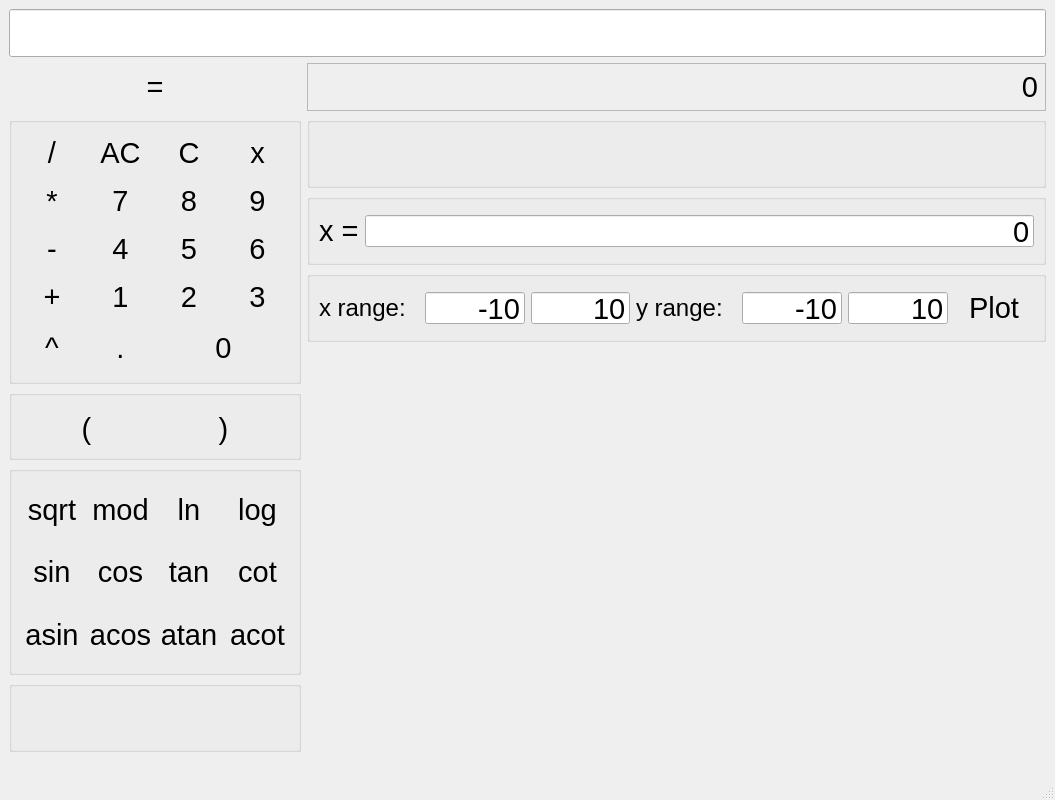
<?xml version="1.0" encoding="UTF-8"?>
<ui version="4.0">
 <class>MainWindow</class>
 <widget class="QMainWindow" name="MainWindow">
  <property name="geometry">
   <rect>
    <x>0</x>
    <y>0</y>
    <width>1055</width>
    <height>800</height>
   </rect>
  </property>
  <property name="minimumSize">
   <size>
    <width>626</width>
    <height>800</height>
   </size>
  </property>
  <property name="font">
   <font>
    <pointsize>22</pointsize>
   </font>
  </property>
  <property name="windowTitle">
   <string>SmartCalc v2.0</string>
  </property>
  <widget class="QWidget" name="centralwidget">
   <layout class="QGridLayout" name="gridLayout_2">
    <item row="1" column="0">
     <widget class="QPushButton" name="button_eq_2">
      <property name="sizePolicy">
       <sizepolicy hsizetype="Preferred" vsizetype="Fixed">
        <horstretch>0</horstretch>
        <verstretch>0</verstretch>
       </sizepolicy>
      </property>
      <property name="minimumSize">
       <size>
        <width>32</width>
        <height>48</height>
       </size>
      </property>
      <property name="text">
       <string>=</string>
      </property>
      <property name="flat">
       <bool>true</bool>
      </property>
     </widget>
    </item>
    <item row="1" column="1" colspan="3">
     <widget class="QLabel" name="label_output">
      <property name="sizePolicy">
       <sizepolicy hsizetype="Preferred" vsizetype="Fixed">
        <horstretch>0</horstretch>
        <verstretch>0</verstretch>
       </sizepolicy>
      </property>
      <property name="minimumSize">
       <size>
        <width>100</width>
        <height>48</height>
       </size>
      </property>
      <property name="frameShape">
       <enum>QFrame::StyledPanel</enum>
      </property>
      <property name="frameShadow">
       <enum>QFrame::Plain</enum>
      </property>
      <property name="text">
       <string>0</string>
      </property>
      <property name="alignment">
       <set>Qt::AlignRight|Qt::AlignTrailing|Qt::AlignVCenter</set>
      </property>
     </widget>
    </item>
    <item row="10" column="0">
     <widget class="QGroupBox" name="Functions">
      <property name="sizePolicy">
       <sizepolicy hsizetype="Expanding" vsizetype="Expanding">
        <horstretch>0</horstretch>
        <verstretch>0</verstretch>
       </sizepolicy>
      </property>
      <property name="minimumSize">
       <size>
        <width>152</width>
        <height>162</height>
       </size>
      </property>
      <property name="title">
       <string/>
      </property>
      <layout class="QGridLayout" name="grid_func">
       <item row="2" column="0">
        <widget class="QPushButton" name="button_sin">
         <property name="sizePolicy">
          <sizepolicy hsizetype="Minimum" vsizetype="Expanding">
           <horstretch>0</horstretch>
           <verstretch>0</verstretch>
          </sizepolicy>
         </property>
         <property name="minimumSize">
          <size>
           <width>60</width>
           <height>48</height>
          </size>
         </property>
         <property name="text">
          <string>sin</string>
         </property>
         <property name="flat">
          <bool>true</bool>
         </property>
        </widget>
       </item>
       <item row="0" column="1">
        <widget class="QPushButton" name="button_mod">
         <property name="sizePolicy">
          <sizepolicy hsizetype="Minimum" vsizetype="Expanding">
           <horstretch>0</horstretch>
           <verstretch>0</verstretch>
          </sizepolicy>
         </property>
         <property name="minimumSize">
          <size>
           <width>58</width>
           <height>48</height>
          </size>
         </property>
         <property name="text">
          <string>mod</string>
         </property>
         <property name="flat">
          <bool>true</bool>
         </property>
        </widget>
       </item>
       <item row="2" column="1">
        <widget class="QPushButton" name="button_cos">
         <property name="sizePolicy">
          <sizepolicy hsizetype="Minimum" vsizetype="Expanding">
           <horstretch>0</horstretch>
           <verstretch>0</verstretch>
          </sizepolicy>
         </property>
         <property name="minimumSize">
          <size>
           <width>60</width>
           <height>48</height>
          </size>
         </property>
         <property name="text">
          <string>cos</string>
         </property>
         <property name="flat">
          <bool>true</bool>
         </property>
        </widget>
       </item>
       <item row="3" column="0">
        <widget class="QPushButton" name="button_asin">
         <property name="sizePolicy">
          <sizepolicy hsizetype="Minimum" vsizetype="Expanding">
           <horstretch>0</horstretch>
           <verstretch>0</verstretch>
          </sizepolicy>
         </property>
         <property name="minimumSize">
          <size>
           <width>60</width>
           <height>48</height>
          </size>
         </property>
         <property name="text">
          <string>asin</string>
         </property>
         <property name="flat">
          <bool>true</bool>
         </property>
        </widget>
       </item>
       <item row="3" column="1">
        <widget class="QPushButton" name="button_acos">
         <property name="sizePolicy">
          <sizepolicy hsizetype="Minimum" vsizetype="Expanding">
           <horstretch>0</horstretch>
           <verstretch>0</verstretch>
          </sizepolicy>
         </property>
         <property name="minimumSize">
          <size>
           <width>60</width>
           <height>48</height>
          </size>
         </property>
         <property name="text">
          <string>acos</string>
         </property>
         <property name="flat">
          <bool>true</bool>
         </property>
        </widget>
       </item>
       <item row="2" column="3">
        <widget class="QPushButton" name="button_cot">
         <property name="sizePolicy">
          <sizepolicy hsizetype="Minimum" vsizetype="Expanding">
           <horstretch>0</horstretch>
           <verstretch>0</verstretch>
          </sizepolicy>
         </property>
         <property name="minimumSize">
          <size>
           <width>60</width>
           <height>48</height>
          </size>
         </property>
         <property name="text">
          <string>cot</string>
         </property>
         <property name="flat">
          <bool>true</bool>
         </property>
        </widget>
       </item>
       <item row="2" column="2">
        <widget class="QPushButton" name="button_tan">
         <property name="sizePolicy">
          <sizepolicy hsizetype="Minimum" vsizetype="Expanding">
           <horstretch>0</horstretch>
           <verstretch>0</verstretch>
          </sizepolicy>
         </property>
         <property name="minimumSize">
          <size>
           <width>60</width>
           <height>48</height>
          </size>
         </property>
         <property name="text">
          <string>tan</string>
         </property>
         <property name="flat">
          <bool>true</bool>
         </property>
        </widget>
       </item>
       <item row="0" column="0">
        <widget class="QPushButton" name="button_sqrt">
         <property name="sizePolicy">
          <sizepolicy hsizetype="Minimum" vsizetype="Expanding">
           <horstretch>0</horstretch>
           <verstretch>0</verstretch>
          </sizepolicy>
         </property>
         <property name="minimumSize">
          <size>
           <width>58</width>
           <height>48</height>
          </size>
         </property>
         <property name="text">
          <string>sqrt</string>
         </property>
         <property name="flat">
          <bool>true</bool>
         </property>
        </widget>
       </item>
       <item row="0" column="3">
        <widget class="QPushButton" name="button_log">
         <property name="sizePolicy">
          <sizepolicy hsizetype="Minimum" vsizetype="Expanding">
           <horstretch>0</horstretch>
           <verstretch>0</verstretch>
          </sizepolicy>
         </property>
         <property name="minimumSize">
          <size>
           <width>60</width>
           <height>48</height>
          </size>
         </property>
         <property name="text">
          <string>log</string>
         </property>
         <property name="flat">
          <bool>true</bool>
         </property>
        </widget>
       </item>
       <item row="0" column="2">
        <widget class="QPushButton" name="button_ln">
         <property name="sizePolicy">
          <sizepolicy hsizetype="Minimum" vsizetype="Expanding">
           <horstretch>0</horstretch>
           <verstretch>0</verstretch>
          </sizepolicy>
         </property>
         <property name="minimumSize">
          <size>
           <width>58</width>
           <height>48</height>
          </size>
         </property>
         <property name="text">
          <string>ln</string>
         </property>
         <property name="flat">
          <bool>true</bool>
         </property>
        </widget>
       </item>
       <item row="3" column="2">
        <widget class="QPushButton" name="button_atan">
         <property name="sizePolicy">
          <sizepolicy hsizetype="Minimum" vsizetype="Expanding">
           <horstretch>0</horstretch>
           <verstretch>0</verstretch>
          </sizepolicy>
         </property>
         <property name="minimumSize">
          <size>
           <width>60</width>
           <height>48</height>
          </size>
         </property>
         <property name="text">
          <string>atan</string>
         </property>
         <property name="flat">
          <bool>true</bool>
         </property>
        </widget>
       </item>
       <item row="3" column="3">
        <widget class="QPushButton" name="button_acot">
         <property name="sizePolicy">
          <sizepolicy hsizetype="Minimum" vsizetype="Expanding">
           <horstretch>0</horstretch>
           <verstretch>0</verstretch>
          </sizepolicy>
         </property>
         <property name="minimumSize">
          <size>
           <width>60</width>
           <height>48</height>
          </size>
         </property>
         <property name="text">
          <string>acot</string>
         </property>
         <property name="flat">
          <bool>true</bool>
         </property>
        </widget>
       </item>
      </layout>
     </widget>
    </item>
    <item row="9" column="0">
     <widget class="QGroupBox" name="Brackets">
      <property name="sizePolicy">
       <sizepolicy hsizetype="Preferred" vsizetype="Fixed">
        <horstretch>0</horstretch>
        <verstretch>0</verstretch>
       </sizepolicy>
      </property>
      <property name="minimumSize">
       <size>
        <width>169</width>
        <height>70</height>
       </size>
      </property>
      <property name="maximumSize">
       <size>
        <width>16777215</width>
        <height>70</height>
       </size>
      </property>
      <property name="title">
       <string/>
      </property>
      <layout class="QGridLayout" name="gridLayout_3">
       <item row="0" column="1">
        <widget class="QPushButton" name="button_bropen">
         <property name="minimumSize">
          <size>
           <width>48</width>
           <height>48</height>
          </size>
         </property>
         <property name="text">
          <string>(</string>
         </property>
         <property name="flat">
          <bool>true</bool>
         </property>
        </widget>
       </item>
       <item row="0" column="2">
        <widget class="QPushButton" name="button_brclose">
         <property name="minimumSize">
          <size>
           <width>48</width>
           <height>48</height>
          </size>
         </property>
         <property name="text">
          <string>)</string>
         </property>
         <property name="flat">
          <bool>true</bool>
         </property>
        </widget>
       </item>
      </layout>
     </widget>
    </item>
    <item row="5" column="1" colspan="3">
     <widget class="QGroupBox" name="Argument">
      <property name="sizePolicy">
       <sizepolicy hsizetype="Expanding" vsizetype="Fixed">
        <horstretch>0</horstretch>
        <verstretch>0</verstretch>
       </sizepolicy>
      </property>
      <property name="minimumSize">
       <size>
        <width>152</width>
        <height>48</height>
       </size>
      </property>
      <property name="title">
       <string/>
      </property>
      <layout class="QGridLayout" name="gridLayout_4">
       <item row="0" column="1">
        <widget class="QLineEdit" name="input_x">
         <property name="sizePolicy">
          <sizepolicy hsizetype="Expanding" vsizetype="Expanding">
           <horstretch>0</horstretch>
           <verstretch>0</verstretch>
          </sizepolicy>
         </property>
         <property name="minimumSize">
          <size>
           <width>64</width>
           <height>32</height>
          </size>
         </property>
         <property name="maximumSize">
          <size>
           <width>16777215</width>
           <height>32</height>
          </size>
         </property>
         <property name="text">
          <string>0</string>
         </property>
         <property name="alignment">
          <set>Qt::AlignRight|Qt::AlignTrailing|Qt::AlignVCenter</set>
         </property>
        </widget>
       </item>
       <item row="0" column="0">
        <widget class="QLabel" name="label_x">
         <property name="sizePolicy">
          <sizepolicy hsizetype="Preferred" vsizetype="Expanding">
           <horstretch>0</horstretch>
           <verstretch>0</verstretch>
          </sizepolicy>
         </property>
         <property name="minimumSize">
          <size>
           <width>32</width>
           <height>32</height>
          </size>
         </property>
         <property name="text">
          <string>x =</string>
         </property>
        </widget>
       </item>
      </layout>
     </widget>
    </item>
    <item row="4" column="0" rowspan="5">
     <widget class="QGroupBox" name="Buttons">
      <property name="sizePolicy">
       <sizepolicy hsizetype="Expanding" vsizetype="Expanding">
        <horstretch>0</horstretch>
        <verstretch>0</verstretch>
       </sizepolicy>
      </property>
      <property name="minimumSize">
       <size>
        <width>252</width>
        <height>262</height>
       </size>
      </property>
      <property name="title">
       <string/>
      </property>
      <layout class="QGridLayout" name="grid_buttons">
       <item row="0" column="2">
        <widget class="QPushButton" name="button_del">
         <property name="sizePolicy">
          <sizepolicy hsizetype="Minimum" vsizetype="Expanding">
           <horstretch>0</horstretch>
           <verstretch>0</verstretch>
          </sizepolicy>
         </property>
         <property name="minimumSize">
          <size>
           <width>32</width>
           <height>32</height>
          </size>
         </property>
         <property name="font">
          <font>
           <pointsize>22</pointsize>
           <italic>false</italic>
          </font>
         </property>
         <property name="text">
          <string>C</string>
         </property>
         <property name="flat">
          <bool>true</bool>
         </property>
        </widget>
       </item>
       <item row="1" column="3">
        <widget class="QPushButton" name="button_9">
         <property name="sizePolicy">
          <sizepolicy hsizetype="Minimum" vsizetype="Expanding">
           <horstretch>0</horstretch>
           <verstretch>0</verstretch>
          </sizepolicy>
         </property>
         <property name="minimumSize">
          <size>
           <width>32</width>
           <height>32</height>
          </size>
         </property>
         <property name="font">
          <font>
           <pointsize>22</pointsize>
           <italic>false</italic>
          </font>
         </property>
         <property name="text">
          <string>9</string>
         </property>
         <property name="flat">
          <bool>true</bool>
         </property>
        </widget>
       </item>
       <item row="2" column="1">
        <widget class="QPushButton" name="button_4">
         <property name="sizePolicy">
          <sizepolicy hsizetype="Minimum" vsizetype="Expanding">
           <horstretch>0</horstretch>
           <verstretch>0</verstretch>
          </sizepolicy>
         </property>
         <property name="minimumSize">
          <size>
           <width>32</width>
           <height>32</height>
          </size>
         </property>
         <property name="font">
          <font>
           <pointsize>22</pointsize>
           <italic>false</italic>
          </font>
         </property>
         <property name="text">
          <string>4</string>
         </property>
         <property name="flat">
          <bool>true</bool>
         </property>
        </widget>
       </item>
       <item row="3" column="1">
        <widget class="QPushButton" name="button_1">
         <property name="sizePolicy">
          <sizepolicy hsizetype="Minimum" vsizetype="Expanding">
           <horstretch>0</horstretch>
           <verstretch>0</verstretch>
          </sizepolicy>
         </property>
         <property name="minimumSize">
          <size>
           <width>32</width>
           <height>32</height>
          </size>
         </property>
         <property name="font">
          <font>
           <pointsize>22</pointsize>
           <italic>false</italic>
          </font>
         </property>
         <property name="text">
          <string>1</string>
         </property>
         <property name="flat">
          <bool>true</bool>
         </property>
        </widget>
       </item>
       <item row="0" column="1">
        <widget class="QPushButton" name="button_ac">
         <property name="sizePolicy">
          <sizepolicy hsizetype="Minimum" vsizetype="Expanding">
           <horstretch>0</horstretch>
           <verstretch>0</verstretch>
          </sizepolicy>
         </property>
         <property name="minimumSize">
          <size>
           <width>32</width>
           <height>32</height>
          </size>
         </property>
         <property name="font">
          <font>
           <pointsize>22</pointsize>
           <italic>false</italic>
          </font>
         </property>
         <property name="text">
          <string>AC</string>
         </property>
         <property name="flat">
          <bool>true</bool>
         </property>
        </widget>
       </item>
       <item row="3" column="0">
        <widget class="QPushButton" name="button_plus">
         <property name="sizePolicy">
          <sizepolicy hsizetype="Minimum" vsizetype="Expanding">
           <horstretch>0</horstretch>
           <verstretch>0</verstretch>
          </sizepolicy>
         </property>
         <property name="minimumSize">
          <size>
           <width>32</width>
           <height>32</height>
          </size>
         </property>
         <property name="font">
          <font>
           <pointsize>22</pointsize>
           <italic>false</italic>
          </font>
         </property>
         <property name="text">
          <string>+</string>
         </property>
         <property name="flat">
          <bool>true</bool>
         </property>
        </widget>
       </item>
       <item row="4" column="1">
        <widget class="QPushButton" name="button_flpoint">
         <property name="sizePolicy">
          <sizepolicy hsizetype="Minimum" vsizetype="Expanding">
           <horstretch>0</horstretch>
           <verstretch>0</verstretch>
          </sizepolicy>
         </property>
         <property name="minimumSize">
          <size>
           <width>32</width>
           <height>32</height>
          </size>
         </property>
         <property name="font">
          <font>
           <pointsize>22</pointsize>
           <italic>false</italic>
          </font>
         </property>
         <property name="text">
          <string>.</string>
         </property>
         <property name="flat">
          <bool>true</bool>
         </property>
        </widget>
       </item>
       <item row="3" column="3">
        <widget class="QPushButton" name="button_3">
         <property name="sizePolicy">
          <sizepolicy hsizetype="Minimum" vsizetype="Expanding">
           <horstretch>0</horstretch>
           <verstretch>0</verstretch>
          </sizepolicy>
         </property>
         <property name="minimumSize">
          <size>
           <width>32</width>
           <height>32</height>
          </size>
         </property>
         <property name="font">
          <font>
           <pointsize>22</pointsize>
           <italic>false</italic>
          </font>
         </property>
         <property name="text">
          <string>3</string>
         </property>
         <property name="flat">
          <bool>true</bool>
         </property>
        </widget>
       </item>
       <item row="4" column="0">
        <widget class="QPushButton" name="button_pow">
         <property name="sizePolicy">
          <sizepolicy hsizetype="Minimum" vsizetype="Expanding">
           <horstretch>0</horstretch>
           <verstretch>0</verstretch>
          </sizepolicy>
         </property>
         <property name="minimumSize">
          <size>
           <width>32</width>
           <height>32</height>
          </size>
         </property>
         <property name="font">
          <font>
           <pointsize>22</pointsize>
           <italic>false</italic>
          </font>
         </property>
         <property name="text">
          <string>^</string>
         </property>
         <property name="flat">
          <bool>true</bool>
         </property>
        </widget>
       </item>
       <item row="4" column="2" colspan="2">
        <widget class="QPushButton" name="button_0">
         <property name="sizePolicy">
          <sizepolicy hsizetype="Minimum" vsizetype="Expanding">
           <horstretch>0</horstretch>
           <verstretch>0</verstretch>
          </sizepolicy>
         </property>
         <property name="minimumSize">
          <size>
           <width>108</width>
           <height>48</height>
          </size>
         </property>
         <property name="font">
          <font>
           <pointsize>22</pointsize>
           <italic>false</italic>
          </font>
         </property>
         <property name="text">
          <string>0</string>
         </property>
         <property name="flat">
          <bool>true</bool>
         </property>
        </widget>
       </item>
       <item row="1" column="1">
        <widget class="QPushButton" name="button_7">
         <property name="sizePolicy">
          <sizepolicy hsizetype="Minimum" vsizetype="Expanding">
           <horstretch>0</horstretch>
           <verstretch>0</verstretch>
          </sizepolicy>
         </property>
         <property name="minimumSize">
          <size>
           <width>32</width>
           <height>32</height>
          </size>
         </property>
         <property name="font">
          <font>
           <pointsize>22</pointsize>
           <italic>false</italic>
          </font>
         </property>
         <property name="text">
          <string>7</string>
         </property>
         <property name="flat">
          <bool>true</bool>
         </property>
        </widget>
       </item>
       <item row="2" column="2">
        <widget class="QPushButton" name="button_5">
         <property name="sizePolicy">
          <sizepolicy hsizetype="Minimum" vsizetype="Expanding">
           <horstretch>0</horstretch>
           <verstretch>0</verstretch>
          </sizepolicy>
         </property>
         <property name="minimumSize">
          <size>
           <width>32</width>
           <height>32</height>
          </size>
         </property>
         <property name="font">
          <font>
           <pointsize>22</pointsize>
           <italic>false</italic>
          </font>
         </property>
         <property name="text">
          <string>5</string>
         </property>
         <property name="flat">
          <bool>true</bool>
         </property>
        </widget>
       </item>
       <item row="1" column="2">
        <widget class="QPushButton" name="button_8">
         <property name="sizePolicy">
          <sizepolicy hsizetype="Minimum" vsizetype="Expanding">
           <horstretch>0</horstretch>
           <verstretch>0</verstretch>
          </sizepolicy>
         </property>
         <property name="minimumSize">
          <size>
           <width>32</width>
           <height>32</height>
          </size>
         </property>
         <property name="font">
          <font>
           <pointsize>22</pointsize>
           <italic>false</italic>
          </font>
         </property>
         <property name="text">
          <string>8</string>
         </property>
         <property name="flat">
          <bool>true</bool>
         </property>
        </widget>
       </item>
       <item row="1" column="0">
        <widget class="QPushButton" name="button_mul">
         <property name="sizePolicy">
          <sizepolicy hsizetype="Minimum" vsizetype="Expanding">
           <horstretch>0</horstretch>
           <verstretch>0</verstretch>
          </sizepolicy>
         </property>
         <property name="minimumSize">
          <size>
           <width>32</width>
           <height>32</height>
          </size>
         </property>
         <property name="font">
          <font>
           <pointsize>22</pointsize>
           <italic>false</italic>
          </font>
         </property>
         <property name="text">
          <string>*</string>
         </property>
         <property name="flat">
          <bool>true</bool>
         </property>
        </widget>
       </item>
       <item row="0" column="0">
        <widget class="QPushButton" name="button_div">
         <property name="sizePolicy">
          <sizepolicy hsizetype="Minimum" vsizetype="Expanding">
           <horstretch>0</horstretch>
           <verstretch>0</verstretch>
          </sizepolicy>
         </property>
         <property name="minimumSize">
          <size>
           <width>32</width>
           <height>32</height>
          </size>
         </property>
         <property name="font">
          <font>
           <pointsize>22</pointsize>
           <italic>false</italic>
          </font>
         </property>
         <property name="text">
          <string>/</string>
         </property>
         <property name="flat">
          <bool>true</bool>
         </property>
        </widget>
       </item>
       <item row="2" column="0">
        <widget class="QPushButton" name="button_minus">
         <property name="sizePolicy">
          <sizepolicy hsizetype="Minimum" vsizetype="Expanding">
           <horstretch>0</horstretch>
           <verstretch>0</verstretch>
          </sizepolicy>
         </property>
         <property name="minimumSize">
          <size>
           <width>32</width>
           <height>32</height>
          </size>
         </property>
         <property name="font">
          <font>
           <pointsize>22</pointsize>
           <italic>false</italic>
          </font>
         </property>
         <property name="text">
          <string>-</string>
         </property>
         <property name="flat">
          <bool>true</bool>
         </property>
        </widget>
       </item>
       <item row="3" column="2">
        <widget class="QPushButton" name="button_2">
         <property name="sizePolicy">
          <sizepolicy hsizetype="Minimum" vsizetype="Expanding">
           <horstretch>0</horstretch>
           <verstretch>0</verstretch>
          </sizepolicy>
         </property>
         <property name="minimumSize">
          <size>
           <width>32</width>
           <height>32</height>
          </size>
         </property>
         <property name="font">
          <font>
           <pointsize>22</pointsize>
           <italic>false</italic>
          </font>
         </property>
         <property name="text">
          <string>2</string>
         </property>
         <property name="flat">
          <bool>true</bool>
         </property>
        </widget>
       </item>
       <item row="2" column="3">
        <widget class="QPushButton" name="button_6">
         <property name="sizePolicy">
          <sizepolicy hsizetype="Minimum" vsizetype="Expanding">
           <horstretch>0</horstretch>
           <verstretch>0</verstretch>
          </sizepolicy>
         </property>
         <property name="minimumSize">
          <size>
           <width>32</width>
           <height>32</height>
          </size>
         </property>
         <property name="font">
          <font>
           <pointsize>22</pointsize>
           <italic>false</italic>
          </font>
         </property>
         <property name="text">
          <string>6</string>
         </property>
         <property name="flat">
          <bool>true</bool>
         </property>
        </widget>
       </item>
       <item row="0" column="3">
        <widget class="QPushButton" name="button_x">
         <property name="sizePolicy">
          <sizepolicy hsizetype="Minimum" vsizetype="Expanding">
           <horstretch>0</horstretch>
           <verstretch>0</verstretch>
          </sizepolicy>
         </property>
         <property name="minimumSize">
          <size>
           <width>32</width>
           <height>32</height>
          </size>
         </property>
         <property name="font">
          <font>
           <pointsize>22</pointsize>
           <italic>false</italic>
          </font>
         </property>
         <property name="text">
          <string>x</string>
         </property>
         <property name="flat">
          <bool>true</bool>
         </property>
        </widget>
       </item>
      </layout>
     </widget>
    </item>
    <item row="4" column="1" colspan="3">
     <widget class="QGroupBox" name="Message">
      <property name="sizePolicy">
       <sizepolicy hsizetype="Expanding" vsizetype="Fixed">
        <horstretch>0</horstretch>
        <verstretch>0</verstretch>
       </sizepolicy>
      </property>
      <property name="minimumSize">
       <size>
        <width>0</width>
        <height>48</height>
       </size>
      </property>
      <property name="title">
       <string/>
      </property>
      <layout class="QGridLayout" name="grid_msg">
       <property name="leftMargin">
        <number>9</number>
       </property>
       <property name="topMargin">
        <number>9</number>
       </property>
       <item row="0" column="0">
        <widget class="QLabel" name="label_msg">
         <property name="sizePolicy">
          <sizepolicy hsizetype="Expanding" vsizetype="Expanding">
           <horstretch>0</horstretch>
           <verstretch>0</verstretch>
          </sizepolicy>
         </property>
         <property name="minimumSize">
          <size>
           <width>100</width>
           <height>32</height>
          </size>
         </property>
         <property name="font">
          <font>
           <pointsize>18</pointsize>
          </font>
         </property>
         <property name="text">
          <string/>
         </property>
        </widget>
       </item>
      </layout>
     </widget>
    </item>
    <item row="0" column="0" colspan="4">
     <widget class="QLineEdit" name="edit_input">
      <property name="sizePolicy">
       <sizepolicy hsizetype="Expanding" vsizetype="Fixed">
        <horstretch>0</horstretch>
        <verstretch>0</verstretch>
       </sizepolicy>
      </property>
      <property name="minimumSize">
       <size>
        <width>450</width>
        <height>48</height>
       </size>
      </property>
      <property name="alignment">
       <set>Qt::AlignRight|Qt::AlignTrailing|Qt::AlignVCenter</set>
      </property>
     </widget>
    </item>
    <item row="6" column="1" colspan="3">
     <widget class="QGroupBox" name="Plot_Field">
      <property name="sizePolicy">
       <sizepolicy hsizetype="Expanding" vsizetype="Fixed">
        <horstretch>0</horstretch>
        <verstretch>0</verstretch>
       </sizepolicy>
      </property>
      <property name="minimumSize">
       <size>
        <width>590</width>
        <height>58</height>
       </size>
      </property>
      <property name="title">
       <string/>
      </property>
      <layout class="QGridLayout" name="grid_plot_field">
       <item row="0" column="1">
        <widget class="QLineEdit" name="input_xl">
         <property name="sizePolicy">
          <sizepolicy hsizetype="Expanding" vsizetype="Fixed">
           <horstretch>0</horstretch>
           <verstretch>0</verstretch>
          </sizepolicy>
         </property>
         <property name="minimumSize">
          <size>
           <width>40</width>
           <height>32</height>
          </size>
         </property>
         <property name="maximumSize">
          <size>
           <width>16777215</width>
           <height>32</height>
          </size>
         </property>
         <property name="text">
          <string>-10</string>
         </property>
         <property name="alignment">
          <set>Qt::AlignRight|Qt::AlignTrailing|Qt::AlignVCenter</set>
         </property>
        </widget>
       </item>
       <item row="0" column="4">
        <widget class="QLineEdit" name="input_yl">
         <property name="sizePolicy">
          <sizepolicy hsizetype="Expanding" vsizetype="Fixed">
           <horstretch>0</horstretch>
           <verstretch>0</verstretch>
          </sizepolicy>
         </property>
         <property name="minimumSize">
          <size>
           <width>40</width>
           <height>32</height>
          </size>
         </property>
         <property name="maximumSize">
          <size>
           <width>16777215</width>
           <height>32</height>
          </size>
         </property>
         <property name="text">
          <string>-10</string>
         </property>
         <property name="alignment">
          <set>Qt::AlignRight|Qt::AlignTrailing|Qt::AlignVCenter</set>
         </property>
        </widget>
       </item>
       <item row="0" column="6">
        <widget class="QPushButton" name="button_plot">
         <property name="sizePolicy">
          <sizepolicy hsizetype="Expanding" vsizetype="Fixed">
           <horstretch>0</horstretch>
           <verstretch>0</verstretch>
          </sizepolicy>
         </property>
         <property name="minimumSize">
          <size>
           <width>80</width>
           <height>32</height>
          </size>
         </property>
         <property name="text">
          <string>Plot</string>
         </property>
         <property name="flat">
          <bool>true</bool>
         </property>
        </widget>
       </item>
       <item row="0" column="3">
        <widget class="QLabel" name="label_y_ran">
         <property name="sizePolicy">
          <sizepolicy hsizetype="Fixed" vsizetype="Expanding">
           <horstretch>0</horstretch>
           <verstretch>0</verstretch>
          </sizepolicy>
         </property>
         <property name="minimumSize">
          <size>
           <width>100</width>
           <height>32</height>
          </size>
         </property>
         <property name="font">
          <font>
           <pointsize>18</pointsize>
          </font>
         </property>
         <property name="text">
          <string>y range:</string>
         </property>
        </widget>
       </item>
       <item row="0" column="5">
        <widget class="QLineEdit" name="input_yr">
         <property name="sizePolicy">
          <sizepolicy hsizetype="Expanding" vsizetype="Fixed">
           <horstretch>0</horstretch>
           <verstretch>0</verstretch>
          </sizepolicy>
         </property>
         <property name="minimumSize">
          <size>
           <width>40</width>
           <height>32</height>
          </size>
         </property>
         <property name="maximumSize">
          <size>
           <width>16777215</width>
           <height>32</height>
          </size>
         </property>
         <property name="text">
          <string>10</string>
         </property>
         <property name="alignment">
          <set>Qt::AlignRight|Qt::AlignTrailing|Qt::AlignVCenter</set>
         </property>
        </widget>
       </item>
       <item row="0" column="2">
        <widget class="QLineEdit" name="input_xr">
         <property name="sizePolicy">
          <sizepolicy hsizetype="Expanding" vsizetype="Fixed">
           <horstretch>0</horstretch>
           <verstretch>0</verstretch>
          </sizepolicy>
         </property>
         <property name="minimumSize">
          <size>
           <width>40</width>
           <height>32</height>
          </size>
         </property>
         <property name="maximumSize">
          <size>
           <width>16777215</width>
           <height>32</height>
          </size>
         </property>
         <property name="text">
          <string>10</string>
         </property>
         <property name="alignment">
          <set>Qt::AlignRight|Qt::AlignTrailing|Qt::AlignVCenter</set>
         </property>
        </widget>
       </item>
       <item row="0" column="0">
        <widget class="QLabel" name="label_x_ran">
         <property name="sizePolicy">
          <sizepolicy hsizetype="Fixed" vsizetype="Expanding">
           <horstretch>0</horstretch>
           <verstretch>0</verstretch>
          </sizepolicy>
         </property>
         <property name="minimumSize">
          <size>
           <width>100</width>
           <height>32</height>
          </size>
         </property>
         <property name="font">
          <font>
           <pointsize>18</pointsize>
          </font>
         </property>
         <property name="text">
          <string>x range:</string>
         </property>
        </widget>
       </item>
      </layout>
     </widget>
    </item>
    <item row="7" column="1" rowspan="6" colspan="3">
     <widget class="QCustomPlot" name="plot" native="true">
      <property name="sizePolicy">
       <sizepolicy hsizetype="Preferred" vsizetype="Expanding">
        <horstretch>0</horstretch>
        <verstretch>0</verstretch>
       </sizepolicy>
      </property>
      <property name="minimumSize">
       <size>
        <width>591</width>
        <height>280</height>
       </size>
      </property>
     </widget>
    </item>
    <item row="11" column="0" rowspan="2">
     <widget class="QGroupBox" name="Space">
      <property name="sizePolicy">
       <sizepolicy hsizetype="Expanding" vsizetype="Expanding">
        <horstretch>0</horstretch>
        <verstretch>0</verstretch>
       </sizepolicy>
      </property>
      <property name="minimumSize">
       <size>
        <width>162</width>
        <height>20</height>
       </size>
      </property>
      <property name="title">
       <string/>
      </property>
      <property name="alignment">
       <set>Qt::AlignBottom|Qt::AlignLeading|Qt::AlignLeft</set>
      </property>
      <layout class="QGridLayout" name="gridLayout"/>
     </widget>
    </item>
   </layout>
  </widget>
  <widget class="QMenuBar" name="menubar">
   <property name="geometry">
    <rect>
     <x>0</x>
     <y>0</y>
     <width>1055</width>
     <height>22</height>
    </rect>
   </property>
  </widget>
  <widget class="QStatusBar" name="statusbar"/>
 </widget>
 <customwidgets>
  <customwidget>
   <class>QCustomPlot</class>
   <extends>QWidget</extends>
   <header location="global">qcustomplot.h</header>
   <container>1</container>
  </customwidget>
 </customwidgets>
 <resources/>
 <connections/>
</ui>
